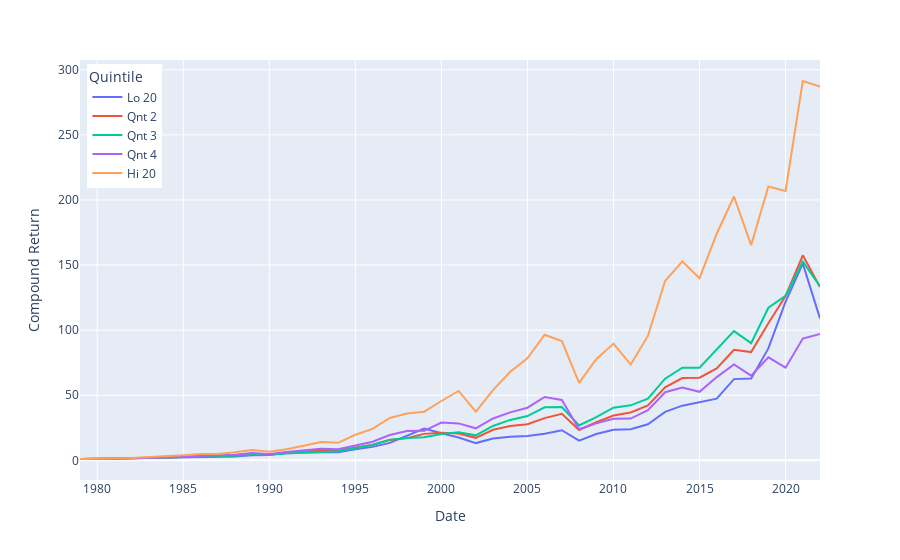

The cell this chart's notebook holds for it:
### Markdown cell above
# FIGURE (CUMULATIVE RETURN)

### Code cell
import plotly.express as px


fig1 = px.line(accum, x="Date", y="Accumulation", color="Quintile")
string = "$%{y:,.2f}<extra></extra>"
fig1.update_traces(mode="lines", hovertemplate=string)
fig1.update_layout(
    xaxis_title="Date",
    yaxis_title="Compound Return",
    hovermode="x unified",
    legend = dict(
        yanchor="top",
        y=0.99,
        xanchor="left",
        x=0.01
    )
)
fig1.show()

### Figure 1 — Plotly figure (JSON) as saved in the notebook; plotly's stock layout.template omitted (floating-point values rounded to 4 significant figures)
{"data": [{"hovertemplate": "$%{y:,.2f}<extra></extra>", "legendgroup": "Lo 20", "line": {"color": "#636efa", "dash": "solid"}, "marker": {"symbol": "circle"}, "mode": "lines", "name": "Lo 20", "orientation": "v", "showlegend": true, "type": "scatter", "x": [1979, 1980, 1981, 1982, 1983, 1984, 1985, 1986, 1987, 1988, 1989, 1990, 1991, 1992, 1993, 1994, 1995, 1996, 1997, 1998, 1999, 2000, 2001, 2002, 2003, 2004, 2005, 2006, 2007, 2008, 2009, 2010, 2011, 2012, 2013, 2014, 2015, 2016, 2017, 2018, 2019, 2020, 2021, 2022], "xaxis": "x", "y": [1, 1.393, 1.276, 1.547, 1.803, 1.723, 2.26, 2.533, 2.668, 2.954, 3.957, 4.054, 6.072, 6.244, 6.134, 6.196, 8.553, 10.32, 13.36, 18.94, 24.35, 20.81, 17.5, 13.22, 16.75, 18.01, 18.61, 20.33, 23.13, 15.06, 20.17, 23.48, 23.95, 27.69, 37.24, 41.96, 44.54, 47.39, 62.37, 62.83, 85.98, 121.9, 151.1, 109.0], "yaxis": "y"}, {"hovertemplate": "$%{y:,.2f}<extra></extra>", "legendgroup": "Qnt 2", "line": {"color": "#EF553B", "dash": "solid"}, "marker": {"symbol": "circle"}, "mode": "lines", "name": "Qnt 2", "orientation": "v", "showlegend": true, "type": "scatter", "x": [1979, 1980, 1981, 1982, 1983, 1984, 1985, 1986, 1987, 1988, 1989, 1990, 1991, 1992, 1993, 1994, 1995, 1996, 1997, 1998, 1999, 2000, 2001, 2002, 2003, 2004, 2005, 2006, 2007, 2008, 2009, 2010, 2011, 2012, 2013, 2014, 2015, 2016, 2017, 2018, 2019, 2020, 2021, 2022], "xaxis": "x", "y": [1, 1.389, 1.308, 1.548, 1.838, 1.923, 2.617, 3.112, 3.158, 3.759, 4.647, 4.446, 5.547, 6.462, 7.469, 7.45, 9.819, 12.01, 15.52, 17.04, 20.3, 21.16, 20.63, 17.27, 23.45, 26.39, 27.74, 32.42, 35.72, 23.31, 29.2, 34.43, 36.71, 42.09, 56.09, 63.17, 63.48, 70.56, 84.86, 83.12, 105.2, 126.2, 157.5, 133.1], "yaxis": "y"}, {"hovertemplate": "$%{y:,.2f}<extra></extra>", "legendgroup": "Qnt 3", "line": {"color": "#00cc96", "dash": "solid"}, "marker": {"symbol": "circle"}, "mode": "lines", "name": "Qnt 3", "orientation": "v", "showlegend": true, "type": "scatter", "x": [1979, 1980, 1981, 1982, 1983, 1984, 1985, 1986, 1987, 1988, 1989, 1990, 1991, 1992, 1993, 1994, 1995, 1996, 1997, 1998, 1999, 2000, 2001, 2002, 2003, 2004, 2005, 2006, 2007, 2008, 2009, 2010, 2011, 2012, 2013, 2014, 2015, 2016, 2017, 2018, 2019, 2020, 2021, 2022], "xaxis": "x", "y": [1, 1.379, 1.242, 1.501, 1.904, 1.984, 2.642, 3.043, 3.039, 3.58, 4.602, 4.289, 5.236, 5.678, 6.692, 6.898, 9.466, 11.72, 15.89, 17.12, 17.75, 20.23, 21.52, 19.18, 26.37, 31.02, 34.02, 40.75, 40.9, 26.74, 33.13, 40.39, 42.23, 47.28, 62.71, 71.17, 71.08, 85.57, 99.25, 89.99, 117.2, 126.4, 152.7, 133.6], "yaxis": "y"}, {"hovertemplate": "$%{y:,.2f}<extra></extra>", "legendgroup": "Qnt 4", "line": {"color": "#ab63fa", "dash": "solid"}, "marker": {"symbol": "circle"}, "mode": "lines", "name": "Qnt 4", "orientation": "v", "showlegend": true, "type": "scatter", "x": [1979, 1980, 1981, 1982, 1983, 1984, 1985, 1986, 1987, 1988, 1989, 1990, 1991, 1992, 1993, 1994, 1995, 1996, 1997, 1998, 1999, 2000, 2001, 2002, 2003, 2004, 2005, 2006, 2007, 2008, 2009, 2010, 2011, 2012, 2013, 2014, 2015, 2016, 2017, 2018, 2019, 2020, 2021, 2022], "xaxis": "x", "y": [1, 1.192, 1.292, 1.624, 2.058, 2.213, 2.879, 3.418, 3.509, 4.292, 5.588, 4.707, 6.376, 7.578, 8.861, 8.528, 11.52, 14.21, 19.44, 22.45, 22.62, 28.96, 28.37, 24.56, 32.13, 36.8, 40.4, 48.68, 46.35, 23.82, 28.4, 31.96, 32.04, 38.48, 52.27, 55.9, 52.59, 63.94, 73.66, 65.06, 79.08, 71.12, 93.56, 96.98], "yaxis": "y"}, {"hovertemplate": "$%{y:,.2f}<extra></extra>", "legendgroup": "Hi 20", "line": {"color": "#FFA15A", "dash": "solid"}, "marker": {"symbol": "circle"}, "mode": "lines", "name": "Hi 20", "orientation": "v", "showlegend": true, "type": "scatter", "x": [1979, 1980, 1981, 1982, 1983, 1984, 1985, 1986, 1987, 1988, 1989, 1990, 1991, 1992, 1993, 1994, 1995, 1996, 1997, 1998, 1999, 2000, 2001, 2002, 2003, 2004, 2005, 2006, 2007, 2008, 2009, 2010, 2011, 2012, 2013, 2014, 2015, 2016, 2017, 2018, 2019, 2020, 2021, 2022], "xaxis": "x", "y": [1, 1.181, 1.386, 1.837, 2.453, 2.922, 3.884, 4.809, 4.761, 6.154, 7.92, 6.599, 8.554, 11.21, 14.01, 13.45, 19.62, 24.17, 32.54, 35.89, 37.37, 45.56, 53.25, 37.36, 53.97, 68.0, 78.29, 96.47, 91.59, 59.42, 77.72, 89.65, 73.51, 95.53, 137.7, 152.8, 139.9, 174.1, 202.6, 165.3, 210.4, 206.9, 291.4, 287.1], "yaxis": "y"}], "layout": {"hovermode": "x unified", "legend": {"title": {"text": "Quintile"}, "tracegroupgap": 0, "x": 0.01, "xanchor": "left", "y": 0.99, "yanchor": "top"}, "margin": {"t": 60}, "xaxis": {"anchor": "y", "domain": [0, 1], "title": {"text": "Date"}}, "yaxis": {"anchor": "x", "domain": [0, 1], "title": {"text": "Compound Return"}}}}
